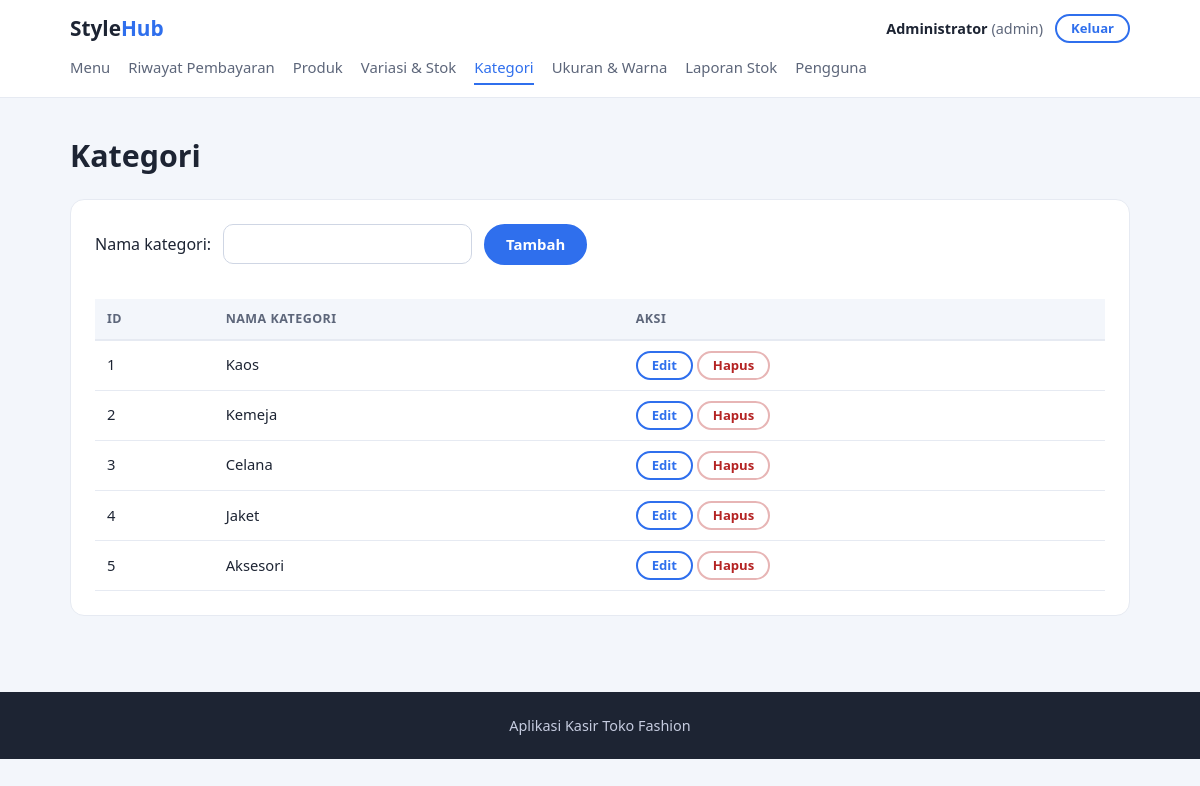
The page /kategori.php (signed in) on the database its author committed.
### tables this page shows
CREATE TABLE categories (
    category_id   INT         NOT NULL AUTO_INCREMENT,
    nama_kategori VARCHAR(60) NOT NULL,
    PRIMARY KEY (category_id),
    UNIQUE KEY uq_categories_nama (nama_kategori)
);

### includes/functions.php (called while the page is built, shortened)
<?php
function e($v)
{
    return htmlspecialchars((string)$v, ENT_QUOTES, 'UTF-8');
}

### kategori.php (the view, shortened to what this page needs)
<?php
require __DIR__ . '/includes/functions.php';
$pdo = db();
$edit = null;
$data = $pdo->query('SELECT * FROM categories ORDER BY category_id')->fetchAll();
require __DIR__ . '/includes/header.php';
?>
<form method="post" class="form-baris">
    Nama kategori:
    <input type="text" name="nama_kategori" maxlength="60" required value="<?= e($edit ? $edit['nama_kategori'] : '') ?>">
    <button type="submit"><?= $edit ? 'Ubah' : 'Tambah' ?></button>
</form>
<br>
<table class="tabel">
    <tr><th>ID</th><th>Nama Kategori</th><th>Aksi</th></tr>
    <?php foreach ($data as $r): ?>
    <tr>
        <td><?= $r['category_id'] ?></td>
        <td><?= e($r['nama_kategori']) ?></td>
        <td>
            <a class="btn btn-sm" href="kategori.php?edit=<?= $r['category_id'] ?>">Edit</a>
            <form method="post" class="inline" onsubmit="return confirm('Hapus kategori ini?')">
                <button type="submit" name="hapus" class="btn-danger btn-sm">Hapus</button>
            </form>
        </td>
    </tr>
    <?php endforeach; ?>
</table>
<?php require __DIR__ . '/includes/footer.php'; ?>

### assets/css/style.css (style rules this page uses)
:root { --ink: #1d2433; --soft: #5d667a; --bg: #ffffff; --alt: #f3f6fb; --line: #e6eaf2; --accent: #2f6fed; --accent-dark: #1f55c4; --ok: #1f7a4d; --warn: #a86a00; --bad: #b42323; --radius: 14px; }
* { box-sizing: border-box; margin: 0; padding: 0; }
html { scroll-behavior: smooth; }
body { font-family: "Segoe UI", system-ui, Arial, sans-serif; color: var(--ink); background: var(--alt); line-height: 1.6; }
a { color: var(--accent-dark); }
button, .btn { display: inline-block; padding: 9px 20px; border-radius: 999px; border: 2px solid var(--accent); background: var(--accent); color: #fff; font-weight: 600; font-size: .93rem; font-family: inherit; cursor: pointer; text-decoration: none; line-height: 1.3; }
.btn { background: transparent; color: var(--accent); }
.btn-sm, button.btn-sm { padding: 4px 14px; font-size: .82rem; }
.btn-danger, button.btn-danger { background: #fff; color: var(--bad); border-color: #e7b5b5; }
form.inline { display: inline; }
input[type=text], input[type=password], input[type=number], input[type=email], input[type=date], select { padding: 9px 12px; border: 1px solid #cfd6e4; border-radius: 10px; font-size: .95rem; font-family: inherit; min-width: 260px; max-width: 100%; background: #fff; color: var(--ink); }
.form-baris { display: flex; flex-wrap: wrap; align-items: center; gap: 12px; }
.form-baris input, .form-baris select { min-width: 0; }
.tabel { width: 100%; border-collapse: collapse; font-size: .92rem; margin-top: 8px; }
.tabel th { background: #f3f6fb; color: var(--soft); text-align: left; font-size: .78rem; text-transform: uppercase; letter-spacing: .04em; padding: 10px 12px; border-bottom: 2px solid var(--line); }
.tabel td { padding: 10px 12px; border-bottom: 1px solid var(--line); vertical-align: middle; }

### rows shown on the page
categories: category_id "1", nama_kategori "Kaos"
categories: category_id "2", nama_kategori "Kemeja"
categories: category_id "3", nama_kategori "Celana"
categories: category_id "4", nama_kategori "Jaket"
categories: category_id "5", nama_kategori "Aksesori"

### other values the page prints
$_SESSION['nama'] "Administrator"
$_SESSION['role'] "admin"
$m[1] "Menu"
$m[1] "Riwayat Pembayaran"
$m[1] "Produk"
$m[1] "Variasi & Stok"
$m[1] "Kategori"
$m[1] "Ukuran & Warna"
$m[1] "Laporan Stok"
$m[1] "Pengguna"
$judul "Kategori"
